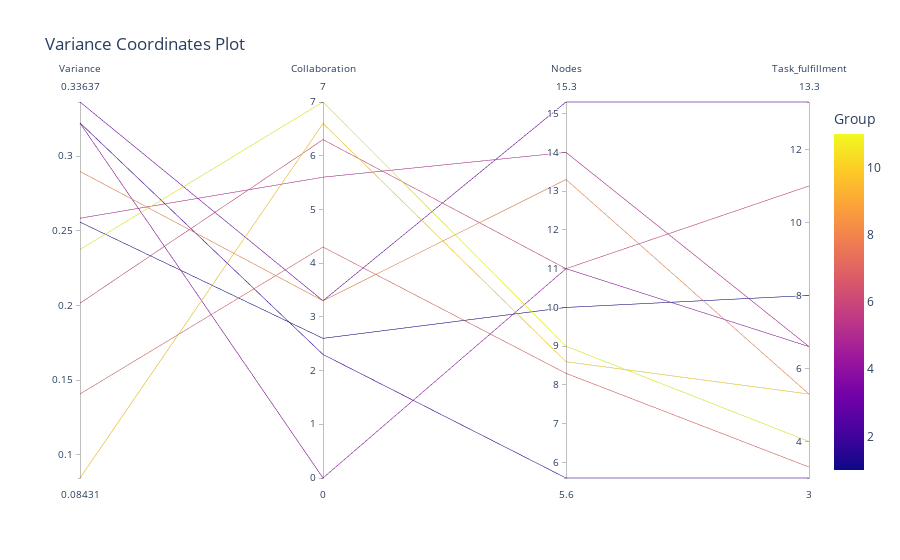

The notebook cell this image was saved under:
### Code cell
cols = ['Variance','Collaboration','Nodes','Task_fulfillment']

fig = px.parallel_coordinates(data, color="Group", dimensions=cols,
                              title="Variance Coordinates Plot")
fig.show()

### Figure 1 — Plotly figure (JSON) as saved in the notebook; plotly's stock layout.template omitted (floating-point values rounded to 4 significant figures)
{"data": [{"dimensions": [{"label": "Variance", "values": [0.2558, 0.3224, 0.3364, 0.3222, 0.2585, 0.2015, 0.1406, 0.2898, 0.08431, 0.2375]}, {"label": "Collaboration", "values": [2.6, 2.3, 3.3, 0, 5.6, 6.3, 4.3, 3.3, 6.6, 7]}, {"label": "Nodes", "values": [10, 5.6, 15.3, 11, 14, 11, 8.3, 13.3, 8.6, 9]}, {"label": "Task_fulfillment", "values": [8, 3, 13.3, 6.6, 6.6, 11, 3.3, 5.3, 5.3, 4]}], "domain": {"x": [0, 1], "y": [0, 1]}, "line": {"color": [1, 2, 3, 4, 5, 6, 7, 8, 10, 11], "coloraxis": "coloraxis"}, "name": "", "type": "parcoords"}], "layout": {"coloraxis": {"colorbar": {"title": {"text": "Group"}}, "colorscale": [[0, "#0d0887"], [0.1111, "#46039f"], [0.2222, "#7201a8"], [0.3333, "#9c179e"], [0.4444, "#bd3786"], [0.5556, "#d8576b"], [0.6667, "#ed7953"], [0.7778, "#fb9f3a"], [0.8889, "#fdca26"], [1, "#f0f921"]]}, "legend": {"tracegroupgap": 0}, "title": {"text": "Variance Coordinates Plot"}}}
